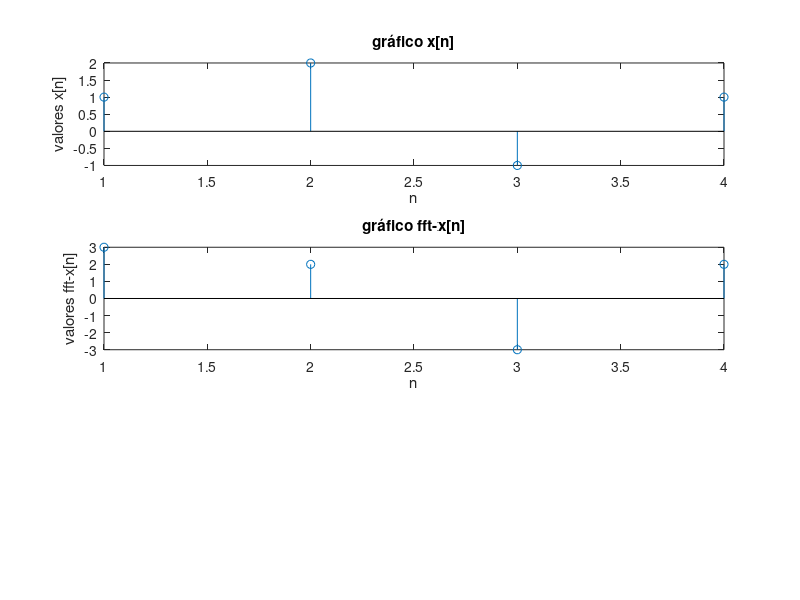

Source code (MATLAB):

x_n = [1 2 -1 1]
n_1 = 1:1:4

subplot(311)
stem(n_1,x_n)
xlabel (sprintf ("n"));
ylabel (sprintf ("valores x[n]"));
title (sprintf ("gráfico x[n]"));

fft_x_n = fft(x_n,4)

subplot(312)
stem(n_1,fft_x_n)
xlabel (sprintf ("n"));
ylabel (sprintf ("valores fft-x[n]"));
title (sprintf ("gráfico fft-x[n]"));

